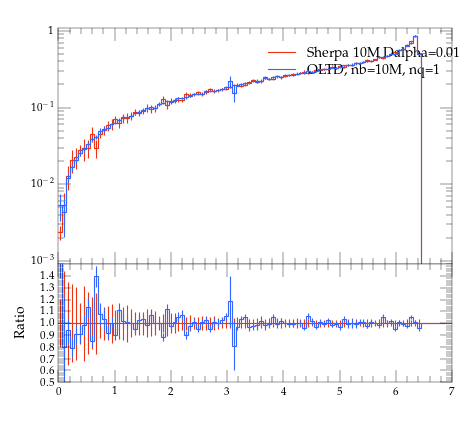

Source code (Python):
#! /usr/bin/env python

# This Python script was auto-generated using YODA v2.0.0.
# Analysis object: /evtb/cutEg_jb_pt
# Timestamp: 13-04-2024 (07:56:31)

import matplotlib as mpl
import matplotlib.pyplot as plt
mpl.use('Agg') # comment out for interactive use
import os
import numpy as np

plotDir = os.path.split(os.path.realpath(__file__))[0]
if 'YODA_USER_PLOT_PATH' in globals():
    plot_outdir = globals()['YODA_USER_PLOT_PATH']
else:
    plot_outdir = plotDir

#plot style
plt.style.use(os.path.join(plotDir, '../default.mplstyle'))
# plot metadata
figW, figH = plt.rcParams['figure.figsize']
ax_xLabel = r''
ax_yLabel = r''
ax_title  = r''
ax_xScale = 'linear'
ax_yScale = 'log'
xLims = (0.0, 7.0)
yLims = (0.0009000000000000001, 1.1)

# TeX-friendly labels for the legend
labels = [ r"Sherpa 10M Dalpha=0.01", r"OLTD, nb=10M, nq=1" ]

# Create figure and axis objects
fig, (ax, ratio0_ax) = plt.subplots(2, 1, sharex=True,
                  figsize=(figW,figH), gridspec_kw={'height_ratios': (2, 1)})
ratio0_ax.yaxis.set_major_locator(mpl.ticker.MultipleLocator(0.1))
ratio0_ax.set_ylim(0.5, 1.4999)
ratio0_ax.set_ylabel('Ratio')

# LineColor map: curve index -> color
linecolors = {0: '#EE3311', 1: '#3366FF'}
# the numerical data is stored in a separate file
dataf = dict()
prefix = os.path.split(__file__)[0]
if prefix:    prefix = prefix + '/'
exec(open(prefix+'cutEg_jb_pt__data.py').read(), dataf)


legend_handles = [] # keep track of handles for the legend

# style options for curves
# starts at zorder>=5 to draw curve on top of legend
styles = {
  'curve0': {
    'color' : linecolors[0],
    'linestyle' : '-',
    'marker' : 'o',
    'zorder' : 5,
    'histstyle' : True,
  },
  'curve1': {
    'color' : linecolors[1],
    'linestyle' : '-',
    'marker' : 'o',
    'zorder' : 6,
    'histstyle' : True,
  },
}
# curve from input yoda files in main panel
for label in dataf['yvals'].keys():
    if all(np.isnan(v) for v in dataf['yvals'][label]):
        continue
    tmp = None
    if styles[label]['histstyle']: # draw as histogram
        tmp, = ax.plot(dataf['xedges'], dataf['yedges'][label],
                       color=styles[label]['color'],
                       linestyle=styles[label]['linestyle'],
                       drawstyle='steps-pre', solid_joinstyle='miter',
                       zorder=styles[label]['zorder'], label=label)
        ax.errorbar(dataf['xpoints'], dataf['yvals'][label], color=styles[label]['color'],
                    xerr=dataf['xerrs'], yerr=[dataf['ydowns'][label], dataf['yups'][label]],
                    linestyle='none', zorder=styles[label]['zorder'])
    else: # draw as scatter
        tmp = ax.errorbar(dataf['xpoints'], dataf['yvals'][label],
                          xerr=dataf['xerrs'],
                          yerr=[ dataf['ydowns'][label],
                          dataf['yups'][label] ],
                          fmt=styles[label]['marker'],
                          ecolor=styles[label]['color'],
                          color=styles[label]['color'], zorder=2)
        tmp[-1][0].set_linestyle(styles[label]['linestyle'])
    legend_handles += [tmp]
    for varLabel in dataf['variation_yvals'].keys():
        if varLabel.startswith(label):
            tmp, = ax.plot(dataf['xedges'], dataf['variation_yvals'][varLabel],
                           color=styles[label]['color'],
                           linestyle=styles[label]['linestyle'],
                           drawstyle='steps-pre', solid_joinstyle='miter',
                           zorder=styles[label]['zorder'], alpha=0.5)


# plots on ratio panel
# curve from input yoda files in ratio panel
for label, yvals in dataf['ratio0_yvals'].items():
    if all(np.isnan(v) for v in yvals):
        continue
    if styles[label]['histstyle']: # plot as histogram
        ratio0_ax.plot(dataf['xedges'], yvals,
                       color=styles[label]['color'],
                       linestyle=styles[label]['linestyle'],
                       drawstyle='steps-pre', zorder=1,
                       solid_joinstyle='miter')
        ratio0_ax.vlines(dataf['xpoints'],
                         dataf['ratio0_ymin'][label],
                         dataf['ratio0_ymax'][label],
                         color=styles[label]['color'], zorder=1)
    else: # plot as scatter
        tmp = ratio0_ax.errorbar(dataf['xpoints'],
                                 yvals, xerr=dataf['xerrs'],
                                 yerr=dataf['ratio0_yerrs'][label],
                                 fmt=styles[label]['marker'],
                                 ecolor=styles[label]['color'],
                                 color=styles[label]['color'])
        tmp[-1][0].set_linestyle(styles[label]['linestyle'])

    for varlabel in dataf['ratio0_variation_vals'].keys():
        if varlabel.startswith(label):
            ratio0_ax.plot(dataf['xedges'],
                            dataf['ratio0_variation_vals'][varlabel],
                            color=styles[label]['color'],
                            linestyle=styles[label]['linestyle'],
                            drawstyle='steps-pre', solid_joinstyle='miter',
                            zorder=1, alpha=0.5)

legend_pos = (0.5, 0.97)
ax.legend(legend_handles, labels, loc='upper left', bbox_to_anchor=legend_pos)

# set plot metadata as defined above
ratio0_ax.set_xlabel(ax_xLabel)
ratio0_ax.xaxis.set_label_coords(1., -.15)
ax.set_ylabel(ax_yLabel, loc='top')
ax.set_title(ax_title, loc='left')
ax.set_xscale(ax_xScale)
ax.set_yscale(ax_yScale)
ax.set_xlim(xLims)
ax.set_ylim(yLims)

# tick formatting
plt.rcParams['xtick.top'] = True
plt.rcParams['ytick.right'] = True
ax.yaxis.set_major_locator(mpl.ticker.LogLocator(base=10.0, numticks=np.inf))
ax.yaxis.set_minor_locator(mpl.ticker.LogLocator(
                           base=10.0, subs=np.arange(0.1, 1, 0.1), numticks=np.inf))
fig.align_ylabels((ax, ratio0_ax))
plt.savefig(os.path.join(plot_outdir, 'cutEg_jb_pt.pdf'), format='PDF')
plt.savefig(os.path.join(plot_outdir, 'cutEg_jb_pt.png'), format='PNG')

plt.close(fig)
